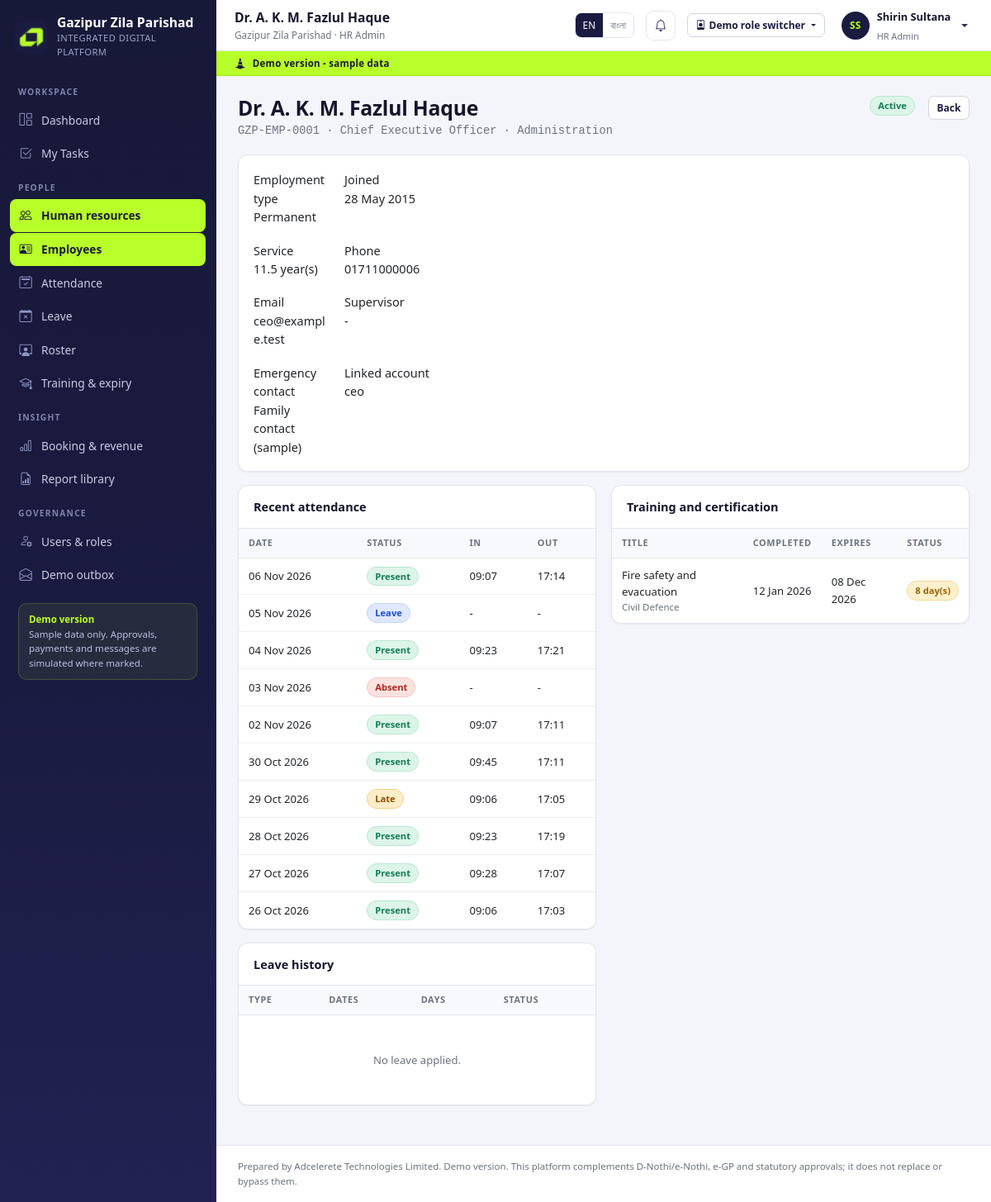
Screenshot of /app/hr/employees/1/ (signed in) with the database file from the repository.
### hr/models.py (models this page shows, shortened)
class Employee(models.Model):
    STATUS = [('active', 'Active'), ('leave', 'On leave'), ('inactive', 'Inactive')]
    TYPES = [('permanent', 'Permanent'), ('contract', 'Contract'),
             ('deputation', 'Deputation'), ('daily', 'Daily wage')]
    user = models.OneToOneField(settings.AUTH_USER_MODEL, null=True, blank=True,
                                on_delete=models.SET_NULL, related_name='employee')
    employee_no = models.CharField(max_length=30, unique=True)
    name = models.CharField(max_length=160)
    department = models.ForeignKey(Department, null=True, blank=True,
                                   on_delete=models.SET_NULL, related_name='employees')
    designation = models.ForeignKey(Designation, null=True, blank=True,
                                    on_delete=models.SET_NULL, related_name='employees')
    joining_date = models.DateField(null=True, blank=True)
    employment_type = models.CharField(max_length=20, choices=TYPES, default='permanent')
    phone = models.CharField(max_length=30, blank=True)
    email = models.EmailField(blank=True)
    supervisor = models.ForeignKey('self', null=True, blank=True,
                                   on_delete=models.SET_NULL, related_name='team')
    emergency_contact = models.CharField(max_length=120, blank=True)
    status = models.CharField(max_length=20, choices=STATUS, default='active')
    notes = models.TextField(blank=True)
    class Meta:
        ordering = ['employee_no']
    @property
    def service_years(self):
        if not self.joining_date:
            return 0
        return round((timezone.localdate() - self.joining_date).days / 365.25, 1)

class Designation(models.Model):
    name = models.CharField(max_length=120)
    department = models.ForeignKey(Department, null=True, blank=True,
                                   on_delete=models.SET_NULL, related_name='designations')
    class Meta:
        ordering = ['name']

class Department(models.Model):
    name = models.CharField(max_length=120, unique=True)
    code = models.SlugField(max_length=30, unique=True)
    head = models.ForeignKey(settings.AUTH_USER_MODEL, null=True, blank=True,
                             on_delete=models.SET_NULL, related_name='headed_departments')
    class Meta:
        ordering = ['name']

class Attendance(models.Model):
    STATUS = [('present', 'Present'), ('absent', 'Absent'), ('late', 'Late'),
              ('leave', 'Leave'), ('holiday', 'Holiday')]
    employee = models.ForeignKey(Employee, on_delete=models.CASCADE, related_name='attendance')
    date = models.DateField()
    status = models.CharField(max_length=12, choices=STATUS, default='present')
    in_time = models.TimeField(null=True, blank=True)
    out_time = models.TimeField(null=True, blank=True)
    note = models.CharField(max_length=255, blank=True)
    recorded_by = models.ForeignKey(settings.AUTH_USER_MODEL, null=True, blank=True,
                                    on_delete=models.SET_NULL, related_name='+')
    class Meta:
        ordering = ['-date', 'employee__employee_no']
        unique_together = [('employee', 'date')]

class TrainingRecord(models.Model):
    employee = models.ForeignKey(Employee, on_delete=models.CASCADE, related_name='training')
    title = models.CharField(max_length=160)
    provider = models.CharField(max_length=160, blank=True)
    completed_on = models.DateField(null=True, blank=True)
    expires_on = models.DateField(null=True, blank=True)
    certificate = models.FileField(upload_to='training/', blank=True, null=True)
    note = models.CharField(max_length=255, blank=True)
    class Meta:
        ordering = ['expires_on', 'title']
    @property
    def is_expired(self):
        return bool(self.expires_on and self.expires_on < timezone.localdate())
    @property
    def days_left(self):
        if not self.expires_on:
            return None
        return (self.expires_on - timezone.localdate()).days

### accounts/models.py (models this page shows, shortened)
class User(AbstractUser):
    role = models.ForeignKey(Role, null=True, blank=True, on_delete=models.SET_NULL,
                             related_name='users')
    phone = models.CharField(max_length=30, blank=True)
    department = models.ForeignKey('hr.Department', null=True, blank=True,
                                   on_delete=models.SET_NULL, related_name='users')
    designation = models.ForeignKey('hr.Designation', null=True, blank=True,
                                    on_delete=models.SET_NULL, related_name='users')
    facility = models.ForeignKey('facilities.Facility', null=True, blank=True,
                                 on_delete=models.SET_NULL, related_name='operators',
                                 help_text='Assigned facility for reception operators.')
    email_verified = models.BooleanField(default=False)
    is_demo = models.BooleanField(default=True)
    otp_code = models.CharField(max_length=8, blank=True)
    otp_created_at = models.DateTimeField(null=True, blank=True)
    otp_attempts = models.PositiveIntegerField(default=0)
    class Meta:
        ordering = ['first_name', 'username']
    @property
    def display_name(self):
        return self.get_full_name() or self.username
    @property
    def role_name(self):
        return self.role.name if self.role else 'No role'
    @property
    def is_citizen(self):
        return bool(self.role and self.role.code == 'citizen')
    @property
    def is_staff_portal_user(self):
        return bool(self.role and self.role.code != 'citizen')
    @property
    def is_read_only(self):
        return bool(self.role and self.role.is_read_only)
    def can(self, code):
        if not getattr(self, 'is_authenticated', False):
            return False
        if self.is_superuser:
            return True
        if not self.role_id:
            return False
        cache = getattr(self, '_perm_cache', None)
        if cache is None:
            cache = set(self.role.permissions.values_list('code', flat=True))
            self._perm_cache = cache
        return code in cache

class Role(models.Model):
    code = models.SlugField(max_length=40, unique=True)
    name = models.CharField(max_length=120)
    description = models.TextField(blank=True)
    permissions = models.ManyToManyField(Permission, blank=True, related_name='roles')
    is_read_only = models.BooleanField(
        default=False,
        help_text='Read-only roles cannot submit changes anywhere in the platform.',
    )
    sort_order = models.PositiveIntegerField(default=100)
    class Meta:
        ordering = ['sort_order', 'name']

### hr/views.py (the view)
# urls.py: path('hr/employees/<int:pk>/', views.employee_detail, name='hr_employee'),
@perm_required('hr.view', 'hr.self')
def employee_detail(request, pk):
    employee = get_object_or_404(
        Employee.objects.select_related('department', 'designation', 'supervisor'), pk=pk)
    if not request.user.can('hr.view') and employee.user_id != request.user.pk:
        raise PermissionDenied('You can only view your own employee record.')
    return render(request, 'hr/employee_detail.html', {
        'employee': employee,
        'attendance': employee.attendance.order_by('-date')[:10],
        'leaves': employee.leaves.order_by('-applied_at')[:8],
        'training': employee.training.all(),
        'page_title': employee.name,
    })

### templates/hr/employee_detail.html (shortened to what this page needs)
{% extends 'base.html' %}
{% load gzp %}
{% block content %}
<div class="page-head">
  <div>
    <h1>{{ employee.name }}</h1>
    <div class="sub mono">{{ employee.employee_no }} · {{ employee.designation.name|default:"No designation" }}
      · {{ employee.department.name|default:"No department" }}</div>
  </div>
  <span class="chip chip-{{ employee.status|chip }}">{{ employee.get_status_display }}</span>
  <a class="btn btn-sm btn-outline-primary" href="/app/hr/employees/">Back</a>
</div>
<div class="detail-grid card mb-3">
  <div class="card-body detail-grid">
    <div><div class="k">Employment type</div><div class="v">{{ employee.get_employment_type_display }}</div></div>
    <div><div class="k">Joined</div><div class="v">{{ employee.joining_date|d }}</div></div>
    <div><div class="k">Service</div><div class="v">{{ employee.service_years }} year(s)</div></div>
    <div><div class="k">Phone</div><div class="v">{{ employee.phone|default:"-" }}</div></div>
    <div><div class="k">Email</div><div class="v">{{ employee.email|default:"-" }}</div></div>
    <div><div class="k">Supervisor</div><div class="v">{{ employee.supervisor.name|default:"-" }}</div></div>
    <div><div class="k">Emergency contact</div><div class="v">{{ employee.emergency_contact|default:"-" }}</div></div>
    <div><div class="k">Linked account</div><div class="v">{{ employee.user.username|default:"Not linked" }}</div></div>
  </div>
</div>
<div class="two-col">
  <div>
    <div class="card">
      <div class="card-header"><strong>Recent attendance</strong></div>
      <div class="table-wrap">
        <table class="table-gzp">
          <thead><tr><th>Date</th><th>Status</th><th>In</th><th>Out</th></tr></thead>
          <tbody>
          {% for row in attendance %}
            <tr>
              <td>{{ row.date|d }}</td>
              <td><span class="chip chip-{{ row.status|chip }}">{{ row.get_status_display }}</span></td>
              <td>{{ row.in_time|time:"H:i"|default:"-" }}</td>
              <td>{{ row.out_time|time:"H:i"|default:"-" }}</td>
            </tr>
          {% empty %}
            <tr><td colspan="4"><div class="table-empty">No attendance recorded.</div></td></tr>
          {% endfor %}
          </tbody>
        </table>
      </div>
    </div>
    <div class="card mt-3">
      <div class="card-header"><strong>Leave history</strong></div>
      <div class="table-wrap">
        <table class="table-gzp">
          <thead><tr><th>Type</th><th>Dates</th><th>Days</th><th>Status</th></tr></thead>
          <tbody>
          {% for leave in leaves %}
            <tr>
              <td>{{ leave.get_leave_type_display }}</td>
              <td>{{ leave.start_date|d }} - {{ leave.end_date|d }}</td>
              <td>{{ leave.days }}</td>
              <td><span class="chip chip-{{ leave.status|chip }}">{{ leave.get_status_display }}</span></td>
            </tr>
          {% empty %}
            <tr><td colspan="4"><div class="table-empty">No leave applied.</div></td></tr>
          {% endfor %}
          </tbody>
        </table>
      </div>
    </div>
  </div>
  <div class="card">
    <div class="card-header"><strong>Training and certification</strong></div>
    <div class="table-wrap">
      <table class="table-gzp">
        <thead><tr><th>Title</th><th>Completed</th><th>Expires</th><th>Status</th></tr></thead>
        <tbody>
        {% for record in training %}
          <tr>
            <td>{{ record.title }}<div class="note-inline">{{ record.provider }}</div></td>
            <td>{{ record.completed_on|d }}</td>
            <td>{{ record.expires_on|d }}</td>
            <td>{% if record.is_expired %}<span class="chip chip-danger">Expired</span>
                {% elif record.expires_on %}<span class="chip chip-warning">{{ record.days_left }} day(s)</span>
                {% else %}<span class="chip chip-muted">No expiry</span>{% endif %}</td>
          </tr>
        {% empty %}
          <tr><td colspan="4"><div class="table-empty">No training records.</div></td></tr>
        {% endfor %}
        </tbody>
      </table>
    </div>
  </div>
</div>
{% endblock %}

### templates/base.html (shortened to what this page needs)
{% load static gzp %}<!doctype html>
<html lang="{{ lang }}">
<head>
  <link rel="stylesheet" href="{% static 'vendor/bootstrap/bootstrap.min.css' %}">
  <link rel="stylesheet" href="{% static 'vendor/bootstrap-icons/bootstrap-icons.min.css' %}">
  <link rel="stylesheet" href="{% static 'css/gzp.css' %}">
</head>
<body class="{% block body_class %}{% endblock %}">
{% if user.is_authenticated and user.is_staff_portal_user %}
  <aside class="sidebar" id="sidebar" aria-label="Main navigation">
    <div class="brand">
      <img src="{% static 'img/adcelerete_logo.png' %}" alt="Adcelerete logo">
      <div>
        <div class="brand-name">{{ APP_NAME_MAIN }}</div>
        <div class="brand-sub">{{ APP_NAME_SUB }}</div>
      </div>
    </div>
    <div class="sidebar-scroll">
      {% for group in nav_groups %}
        <div class="nav-group">
          <div class="nav-group-label">{{ group.label|tr:lang }}</div>
          {% for item in group.items %}
            <a class="nav-item {% nav_active request item.url %}" href="{{ item.url }}">
              <i class="bi bi-{{ item.icon }}"></i><span>{{ item.label|tr:lang }}</span>
            </a>
          {% endfor %}
        </div>
      {% endfor %}
      <div class="sidebar-note">
        <strong>{% t "Demo version" %}</strong><br>
        Sample data only. Approvals, payments and messages are simulated where marked.
      </div>
    </div>
  </aside>
  <div class="app-shell">
    <header class="topbar">
      <div>
        <div class="page-title">{% block topbar_title %}{{ page_title|default:"Dashboard" }}{% endblock %}</div>
        <div class="crumb">{{ APP_NAME_MAIN }} · {{ user.role_name }}</div>
      </div>
      <div class="lang-switch" role="group" aria-label="Language">
        <a class="{% if lang == 'en' %}on{% endif %}" href="/lang/en/?next={{ request.get_full_path|urlencode }}">EN</a>
        <a class="{% if lang == 'bn' %}on{% endif %}" href="/lang/bn/?next={{ request.get_full_path|urlencode }}">বাংলা</a>
      </div>
      <a class="icon-btn" href="/app/notifications/" aria-label="Notifications">
        <i class="bi bi-bell"></i>
      </a>
      {% if DEMO_MODE %}{% include 'partials/demo_switcher.html' %}{% endif %}
      <div class="dropdown">
        <a class="user-chip dropdown-toggle" href="#" data-bs-toggle="dropdown" aria-expanded="false">
          <span class="avatar">{{ user.display_name|initials }}</span>
          <span class="d-none d-lg-block">
            <span class="u-name">{{ user.display_name }}</span><br>
            <span class="u-role">{{ user.role_name }}</span>
          </span>
        </a>
      </div>
    </header>
    <div class="demo-ribbon"><i class="bi bi-cone-striped"></i> {% t "Demo version - sample data" %}</div>
    <main class="page" id="main">
{% endif %}
      {% block content %}{% endblock %}
{% if user.is_authenticated and user.is_staff_portal_user %}
    </main>
    <footer class="app-footer">
      Prepared by {{ SUPPLIER }}. Demo version. This platform complements D-Nothi/e-Nothi, e-GP and statutory approvals; it does not replace or bypass them.
    </footer>
  </div>
{% endif %}
</body>
</html>

### rows the page displays
Employee: name "Dr. A. K. M. Fazlul Haque", employee_no "GZP-EMP-0001", designation.name "Chief Executive Officer", department.name "Administration", status "Active", employment_type "Permanent", joining_date|d "28 May 2015", service_years "11.5", phone "01711000006", email "ceo@example.test", supervisor.name "-", emergency_contact "Family contact (sample)", user.username "ceo"
User: role_name "HR Admin", display_name|initials "SS", display_name "Shirin Sultana"
Attendance: date|d "06 Nov 2026", status "Present", in_time "09:07", out_time "17:14"
Attendance: date|d "05 Nov 2026", status "Leave", in_time "-", out_time "-"
Attendance: date|d "04 Nov 2026", status "Present", in_time "09:23", out_time "17:21"
Attendance: date|d "03 Nov 2026", status "Absent", in_time "-", out_time "-"
Attendance: date|d "02 Nov 2026", status "Present", in_time "09:07", out_time "17:11"
Attendance: date|d "30 Oct 2026", status "Present", in_time "09:45", out_time "17:11"
Attendance: date|d "29 Oct 2026", status "Late", in_time "09:06", out_time "17:05"
Attendance: date|d "28 Oct 2026", status "Present", in_time "09:23", out_time "17:19"
Attendance: date|d "27 Oct 2026", status "Present", in_time "09:28", out_time "17:07"
Attendance: date|d "26 Oct 2026", status "Present", in_time "09:06", out_time "17:03"
TrainingRecord: title "Fire safety and evacuation", provider "Civil Defence", completed_on|d "12 Jan 2026", expires_on|d "08 Dec 2026", days_left "8"

### other values shown
{{ APP_NAME_MAIN }} "Gazipur Zila Parishad"
{{ APP_NAME_SUB }} "INTEGRATED DIGITAL PLATFORM"
{{ group.label|tr:lang }} "WORKSPACE" "PEOPLE" "INSIGHT" "GOVERNANCE"
{{ item.label|tr:lang }} "Dashboard" "My Tasks" "Human resources" "Employees" "Attendance" "Leave" "Roster" "Training & expiry" "Booking & revenue" "Report library" "Users & roles" "Demo outbox"
{{ SUPPLIER }} "Adcelerete Technologies Limited"
